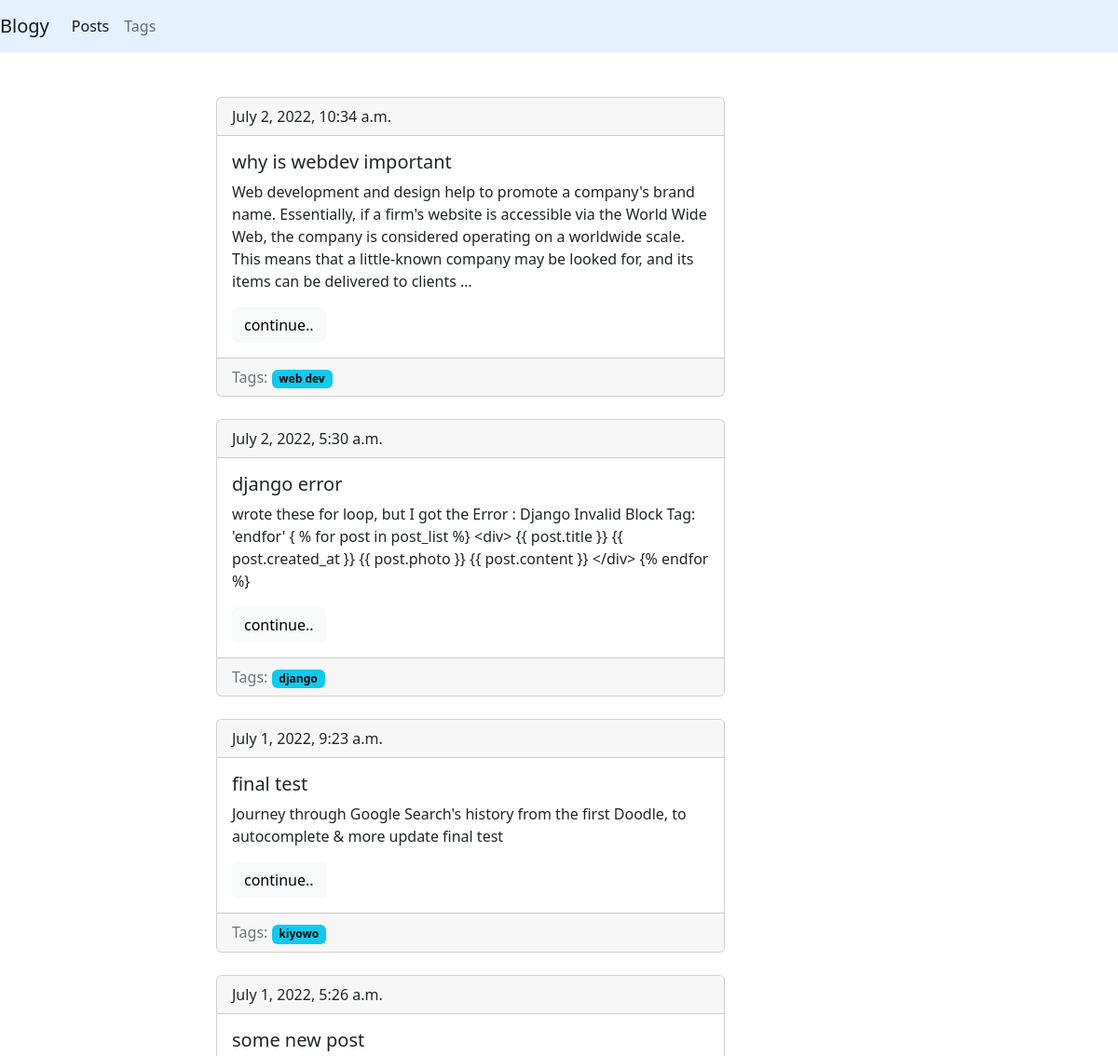
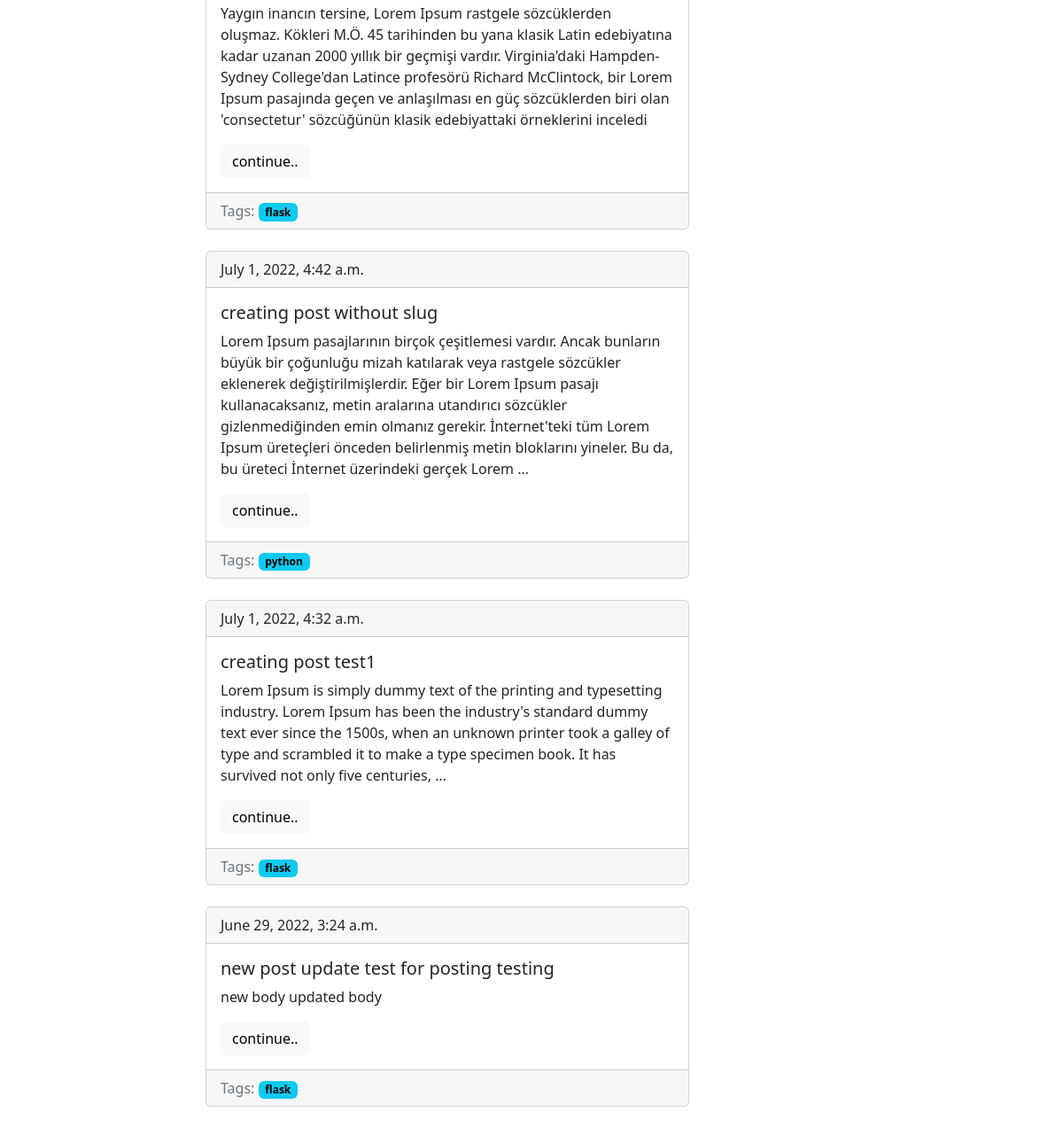
Screenshot of /blog/ with the database file from the repository (2 pictures, top to bottom).
### blog/models.py (models this page shows, shortened)
class Post(models.Model):
    title = models.CharField(max_length=149, db_index=True)
    slug = models.SlugField(max_length=150, unique=True, blank=True)
    body = models.TextField(blank=True, db_index=True)
    date_pub = models.DateTimeField(auto_now_add=True)
    tags = models.ManyToManyField('Tag', blank=True, related_name='posts')
    def get_absolute_url(self):
        return reverse('post_detail_url', kwargs={'slug': self.slug})
    class Meta:
        ordering = ('-date_pub',)

class Tag(models.Model):
    title = models.CharField(max_length=150)
    slug = models.SlugField(max_length=150, unique=True)
    def get_absolute_url(self):
        return reverse('tag_detail_url', kwargs={'slug': self.slug})
    class Meta:
        ordering = ('title',)

### blog/views.py (the view)
# urls.py: path('', posts_list, name='posts_list_url'),
def posts_list(request):
    posts = Post.objects.all()
    return render(request, 'blog/posts_list.html',
                  context={'posts': posts})

### blog/templates/blog/posts_list.html
{% extends 'blog/base_blog.html'%} {% block content %} {% for post in posts %}
<div class="card mb-4">
  <div class="card-header">{{post.date_pub}}</div>
  <div class="card-body">
    <h5 class="card-title">{{post.title}}</h5>
    <p class="card-text">{{post.body|truncatewords:50}}</p>
    <a href="{{post.get_absolute_url}}" class="btn btn-light">continue..</a>
  </div>
  <div class="card-footer text-muted">
    Tags: {% for tag in post.tags.all %}
    <a href="{{tag.get_absolute_url }} ">
      <span class="badge text-bg-info">{{tag.title}} </span></a
    >
    {% endfor%}
  </div>
</div>
{% endfor %} {% endblock %}

### blog/templates/blog/base_blog.html (shortened to what this page needs)
{% extends 'base.html' %}

### templates/base.html (shortened to what this page needs)
 {% load static %}
<!DOCTYPE html>
<html>
  <head>
    <link
      href="https://cdn.jsdelivr.net/npm/bootstrap@5.2.0-beta1/dist/css/bootstrap.min.css"
      rel="stylesheet"
    />
    <link rel="stylesheet" href="{% static 'css/styles.css' %}"
    <title>{% block title %}  {% endblock %}</title>
  </head>
  <body>
    <nav class="navbar navbar-expand-lg " style="background-color: #e3f2fd;>
      <div class="container-fluid">
        <a class="navbar-brand" href="/blog">Blogy</a>
        <div class="collapse navbar-collapse" id="navbarSupportedContent">
          <ul class="navbar-nav me-auto mb-2 mb-lg-0">
            <li class="nav-item">
              <a class="nav-link active" aria-current="page" href="{% url 'posts_list_url' %}">Posts</a>
            </li>
            <li class="nav-item">
              <a class="nav-link" href="{% url 'tags_list_url' %}">Tags</a>
            </li>
          </ul>
        </div>
    </nav>
    <div class="container mt-5 ">
      <div class="row">
        <div class="col-6 offset-md-2">
            {% block content %} {% endblock %}
          </div>
        </div>
    </div>
  </body>
</html>

### rows the page displays
Post: date_pub "July 2, 2022, 10:34 a.m.", title "why is webdev important", body "Web development and design help to promote a company's brand name. Essentially, if a firm's website is accessible via the World Wide Web, the company is considered operating on a worldwide scale. This means that a little-known company may be looked for, and its items can be delivered to clients …"
Tag: title "web dev"
Post: date_pub "July 2, 2022, 5:30 a.m.", title "django error", body "wrote these for loop, but I got the Error : Django Invalid Block Tag: 'endfor' { % for post in post_list %} <div> {{ post.title }} {{ post.created_at }} {{ post.photo }} {{ post.content }} </div> {% endfor %}"
Tag: title "django"
Post: date_pub "July 1, 2022, 9:23 a.m.", title "final test", body "Journey through Google Search's history from the first Doodle, to autocomplete & more update final test"
Tag: title "kiyowo"
Post: date_pub "July 1, 2022, 5:26 a.m.", title "some new post", body "Yaygın inancın tersine, Lorem Ipsum rastgele sözcüklerden oluşmaz. Kökleri M.Ö. 45 tarihinden bu yana klasik Latin edebiyatına kadar uzanan 2000 yıllık bir geçmişi vardır. Virginia'daki Hampden-Sydney College'dan Latince profesörü Richard McClintock, bir Lorem Ipsum pasajında geçen ve anlaşılması en güç sözcüklerden biri olan 'consectetur' sözcüğünün klasik edebiyattaki örneklerini inceledi"
Tag: title "flask"
Post: date_pub "July 1, 2022, 4:42 a.m.", title "creating post without slug", body "Lorem Ipsum pasajlarının birçok çeşitlemesi vardır. Ancak bunların büyük bir çoğunluğu mizah katılarak veya rastgele sözcükler eklenerek değiştirilmişlerdir. Eğer bir Lorem Ipsum pasajı kullanacaksanız, metin aralarına utandırıcı sözcükler gizlenmediğinden emin olmanız gerekir. İnternet'teki tüm Lorem Ipsum üreteçleri önceden belirlenmiş metin bloklarını yineler. Bu da, bu üreteci İnternet üzerindeki gerçek Lorem …"
Tag: title "python"
Post: date_pub "July 1, 2022, 4:32 a.m.", title "creating post test1", body "Lorem Ipsum is simply dummy text of the printing and typesetting industry. Lorem Ipsum has been the industry's standard dummy text ever since the 1500s, when an unknown printer took a galley of type and scrambled it to make a type specimen book. It has survived not only five centuries, …"
Post: date_pub "June 29, 2022, 3:24 a.m.", title "new post update test for posting testing", body "new body updated body"
